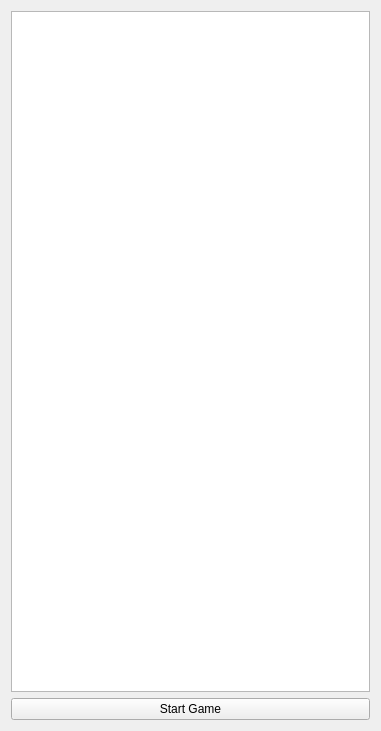
<?xml version="1.0" encoding="UTF-8"?>
<ui version="4.0">
 <class>Widget</class>
 <widget class="QWidget" name="Widget">
  <property name="geometry">
   <rect>
    <x>0</x>
    <y>0</y>
    <width>381</width>
    <height>731</height>
   </rect>
  </property>
  <property name="windowTitle">
   <string>Widget</string>
  </property>
  <layout class="QGridLayout" name="gridLayout">
   <item row="0" column="0">
    <widget class="QGraphicsView" name="graphicsView"/>
   </item>
   <item row="1" column="0">
    <widget class="QPushButton" name="startGameButton">
     <property name="text">
      <string>Start Game</string>
     </property>
    </widget>
   </item>
  </layout>
 </widget>
 <resources/>
 <connections/>
</ui>
